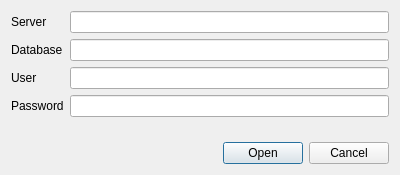
<?xml version="1.0" encoding="UTF-8"?>
<ui version="4.0">
 <class>ConnectDialog</class>
 <widget class="QDialog" name="ConnectDialog">
  <property name="geometry">
   <rect>
    <x>0</x>
    <y>0</y>
    <width>400</width>
    <height>175</height>
   </rect>
  </property>
  <property name="windowTitle">
   <string>Dialog</string>
  </property>
  <layout class="QGridLayout" name="gridLayout">
   <item row="1" column="0">
    <widget class="QLabel" name="databaseLabel">
     <property name="text">
      <string>Database</string>
     </property>
    </widget>
   </item>
   <item row="3" column="0">
    <widget class="QLabel" name="passLabel">
     <property name="text">
      <string>Password</string>
     </property>
    </widget>
   </item>
   <item row="3" column="1">
    <widget class="QLineEdit" name="Password">
     <property name="echoMode">
      <enum>QLineEdit::Password</enum>
     </property>
    </widget>
   </item>
   <item row="5" column="0" colspan="2">
    <widget class="QDialogButtonBox" name="buttonBox">
     <property name="orientation">
      <enum>Qt::Horizontal</enum>
     </property>
     <property name="standardButtons">
      <set>QDialogButtonBox::Cancel|QDialogButtonBox::Open</set>
     </property>
    </widget>
   </item>
   <item row="2" column="1">
    <widget class="QLineEdit" name="User"/>
   </item>
   <item row="4" column="0" colspan="2">
    <spacer name="verticalSpacer">
     <property name="orientation">
      <enum>Qt::Vertical</enum>
     </property>
     <property name="sizeHint" stdset="0">
      <size>
       <width>20</width>
       <height>40</height>
      </size>
     </property>
    </spacer>
   </item>
   <item row="2" column="0">
    <widget class="QLabel" name="userLabel">
     <property name="text">
      <string>User</string>
     </property>
    </widget>
   </item>
   <item row="0" column="0">
    <widget class="QLabel" name="serverLabel">
     <property name="text">
      <string>Server</string>
     </property>
    </widget>
   </item>
   <item row="0" column="1">
    <widget class="QLineEdit" name="Server"/>
   </item>
   <item row="1" column="1">
    <widget class="QLineEdit" name="Database"/>
   </item>
  </layout>
 </widget>
 <resources/>
 <connections>
  <connection>
   <sender>buttonBox</sender>
   <signal>accepted()</signal>
   <receiver>ConnectDialog</receiver>
   <slot>accept()</slot>
   <hints>
    <hint type="sourcelabel">
     <x>257</x>
     <y>290</y>
    </hint>
    <hint type="destinationlabel">
     <x>157</x>
     <y>274</y>
    </hint>
   </hints>
  </connection>
  <connection>
   <sender>buttonBox</sender>
   <signal>rejected()</signal>
   <receiver>ConnectDialog</receiver>
   <slot>reject()</slot>
   <hints>
    <hint type="sourcelabel">
     <x>325</x>
     <y>290</y>
    </hint>
    <hint type="destinationlabel">
     <x>286</x>
     <y>274</y>
    </hint>
   </hints>
  </connection>
  <connection>
   <sender>User</sender>
   <signal>textChanged(QString)</signal>
   <receiver>ConnectDialog</receiver>
   <slot>edited()</slot>
   <hints>
    <hint type="sourcelabel">
     <x>390</x>
     <y>95</y>
    </hint>
    <hint type="destinationlabel">
     <x>580</x>
     <y>22</y>
    </hint>
   </hints>
  </connection>
  <connection>
   <sender>Password</sender>
   <signal>textChanged(QString)</signal>
   <receiver>ConnectDialog</receiver>
   <slot>edited()</slot>
   <hints>
    <hint type="sourcelabel">
     <x>390</x>
     <y>126</y>
    </hint>
    <hint type="destinationlabel">
     <x>521</x>
     <y>62</y>
    </hint>
   </hints>
  </connection>
  <connection>
   <sender>Server</sender>
   <signal>textChanged(QString)</signal>
   <receiver>ConnectDialog</receiver>
   <slot>edited()</slot>
   <hints>
    <hint type="sourcelabel">
     <x>229</x>
     <y>30</y>
    </hint>
    <hint type="destinationlabel">
     <x>743</x>
     <y>21</y>
    </hint>
   </hints>
  </connection>
  <connection>
   <sender>Database</sender>
   <signal>textChanged(QString)</signal>
   <receiver>ConnectDialog</receiver>
   <slot>edited()</slot>
   <hints>
    <hint type="sourcelabel">
     <x>377</x>
     <y>56</y>
    </hint>
    <hint type="destinationlabel">
     <x>742</x>
     <y>48</y>
    </hint>
   </hints>
  </connection>
 </connections>
 <slots>
  <slot>edited()</slot>
 </slots>
</ui>
